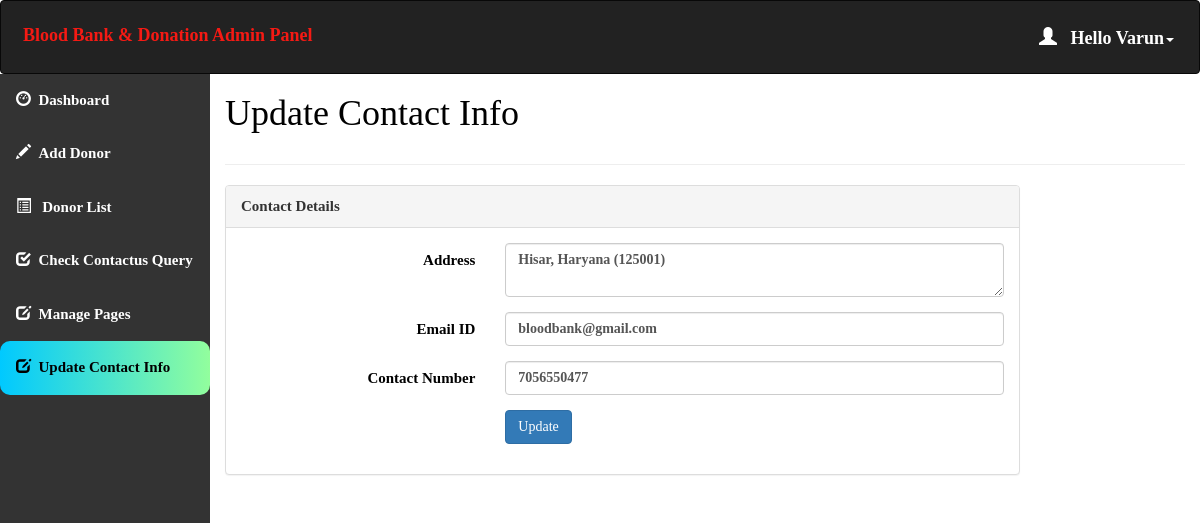
The app's page /admin/update_contact.php (signed in) with its own data.
### tables this page shows
CREATE TABLE contact_info (
  contact_id INT AUTO_INCREMENT NOT NULL,
  contact_address VARCHAR(100) NOT NULL,
  contact_mail VARCHAR(50) NOT NULL,
  contact_phone VARCHAR(100) NOT NULL,
  PRIMARY KEY (contact_id)
);

### admin/update_contact.php (the view, shortened to what this page needs)
<?php
include 'conn.php';
?>
<html>
<head>
  <link rel="stylesheet" href="https://maxcdn.bootstrapcdn.com/bootstrap/3.4.1/css/bootstrap.min.css">
</head>
<body style="color:black">
<?php
if (isset($_SESSION['loggedin']) && $_SESSION['loggedin'] == true) {
?>
  <div id="header"><?php include 'header.php'; ?></div>
  <div id="sidebar">
    <?php $active = "contact"; include 'sidebar.php'; ?>
  </div>
  <div id="content">
    <div class="content-wrapper">
      <div class="container-fluid">
        <div class="row">
          <div class="col-md-12">
            <h1 class="page-title">Update Contact Info</h1>
          </div>
        </div>
        <hr>
        <?php
        $fetch = mysqli_query($conn, "SELECT * FROM contact_info WHERE contact_id = 1");
        $row = mysqli_fetch_assoc($fetch);
        ?>
        <div class="row">
          <div class="col-md-10">
            <div class="panel panel-default">
              <div class="panel-heading">Contact Details</div>
              <div class="panel-body">
                <form method="post" name="change_contact" class="form-horizontal">
                  <div class="form-group">
                    <label class="col-sm-4 control-label">Address</label>
                    <div class="col-sm-8">
                      <textarea class="form-control" name="address" required><?php echo $row['contact_address']; ?></textarea>
                    </div>
                  </div>
                  <div class="form-group">
                    <label class="col-sm-4 control-label">Email ID</label>
                    <div class="col-sm-8">
                      <input type="email" class="form-control" name="email" value="<?php echo $row['contact_mail']; ?>" required>
                    </div>
                  </div>
                  <div class="form-group">
                    <label class="col-sm-4 control-label">Contact Number</label>
                    <div class="col-sm-8">
                      <input type="text" class="form-control" name="contactno" value="<?php echo $row['contact_phone']; ?>" required>
                    </div>
                  </div>
                  <div class="form-group">
                    <div class="col-sm-8 col-sm-offset-4">
                      <button class="btn btn-primary" name="update" type="submit">Update</button>
                    </div>
                  </div>
                </form>
              </div>
            </div>
          </div>
        </div>
      </div>
    </div>
  </div>
<?php } ?>
</body>
</html>

### admin/header.php (shortened to what this page needs)
<!DOCTYPE html>
<html>
<head>
  <link rel="stylesheet" href="https://maxcdn.bootstrapcdn.com/bootstrap/3.4.1/css/bootstrap.min.css">
</head>
<body>
<nav class="navbar navbar-inverse">
  <div class="container-fluid">
    <div class="navbar-header">
      <a class="navbar-brand" id="qq" href="dashboard.php" style="color:#F51A14;">Blood Bank & Donation Admin Panel</a>
    </div>
    <ul class="nav navbar-nav navbar-right">
      <li class="dropdown"><a class="dropdown-toggle" id="qw" data-toggle="dropdown" href="#" style="font-weight:bold;color:white "> <span class="glyphicon glyphicon-user"></span>&nbsp&nbsp
        <?php
        include 'conn.php';
        $username=$_SESSION['username'];
        $sql="select * from admin_info where admin_username='$username'";
        $result=mysqli_query($conn,$sql) or die("query failed.");
        $row=mysqli_fetch_assoc($result);
        echo "Hello ".$row['admin_name'];
       ?><span class="caret"></span></a>
    </li>
    </ul>
  </div>
</nav>
</body></html>

### admin/update_contact.php (style rules this page uses)
#sidebar { position: relative; margin-top: -20px }
#content { position: relative; margin-left: 210px }

### admin/header.php (style rules this page uses)
.navbar { background-color: #333333 ; padding: 10px 10px; color:#FF0404 ; }
.navbar a { float: left; color: white; text-align: center; padding: 12px; text-decoration: none; font-size: 18px; line-height: 25px; }
.navbar-brand { font-size: 25px; font-weight: bold; }
.navbar a { float: none; display: block; text-align: left; }
.navbar-right { float: none; }

### admin/sidebar.php (style rules this page uses)
body { margin: 0; font-family: 'Averia Gruesa Libre';font-size: 15px; color:#F8F9F9; }

### records on screen
contact_info: address "Hisar, Haryana (125001)", email "bloodbank@gmail.com", contactno "7056550477"

### other values on screen
$row['admin_name'] "Varun"
